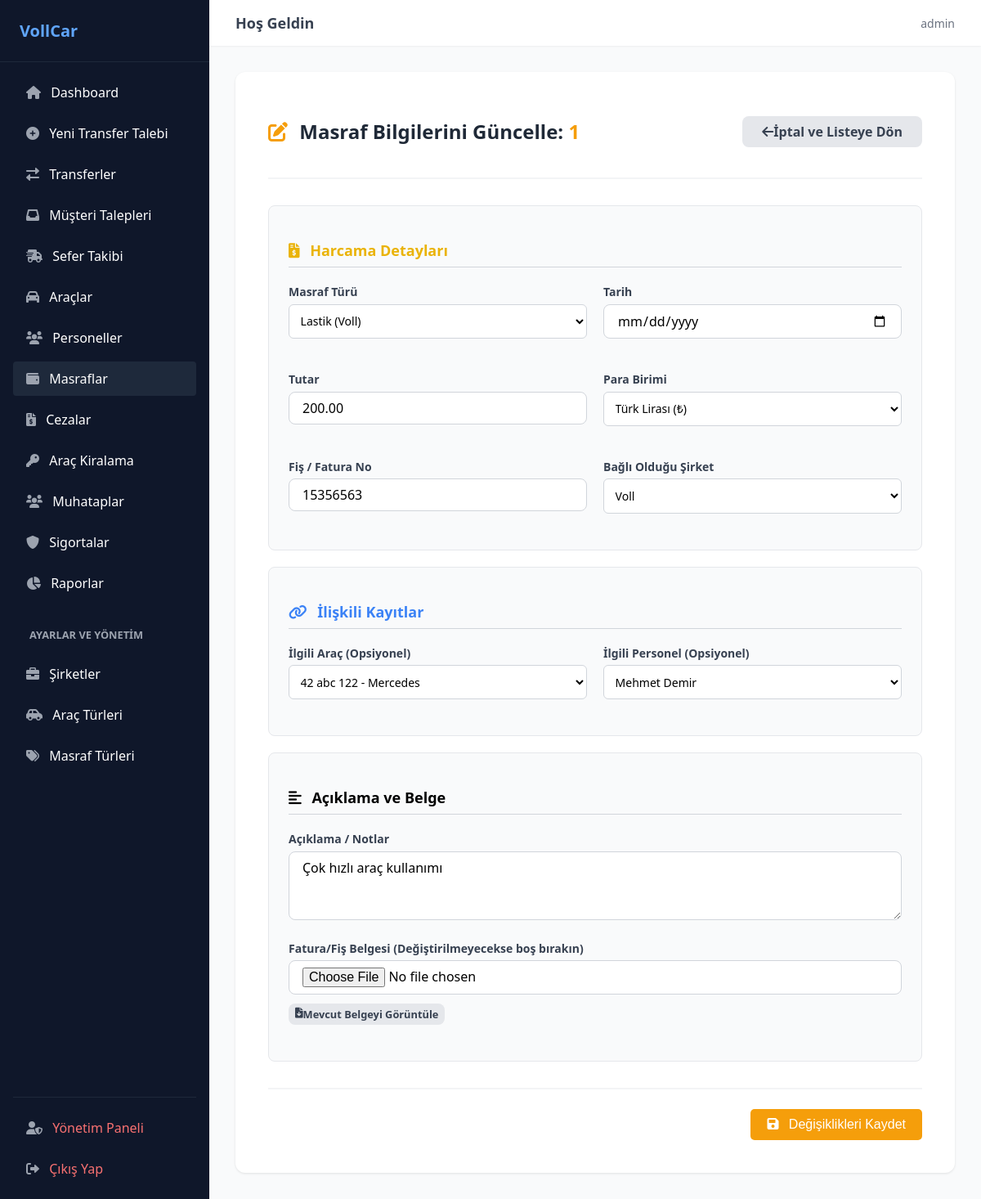
The app's page /masraflar/duzenle/1/ (signed in) with its own data.
### transfer/models.py (models this page shows, shortened)
class Masraf(models.Model):
    PARA_BIRIMLERI = [
        ('TRY', 'Türk Lirası (₺)'),
        ('USD', 'Dolar ($)'),
        ('EUR', 'Euro (€)'),
    ]
    firma = models.ForeignKey('Firma', on_delete=models.SET_NULL, null=True, blank=True, verbose_name="Şirket")
    arac = models.ForeignKey(Arac, on_delete=models.SET_NULL, null=True, blank=True, related_name='masraflar', verbose_name="İlgili Araç")
    personel = models.ForeignKey(Personel, on_delete=models.SET_NULL, null=True, blank=True, related_name='masraflar', verbose_name="İlgili Personel")
    masraf_turu = models.ForeignKey('MasrafTuru', on_delete=models.SET_NULL, null=True, blank=True, verbose_name="Masraf Türü")
    tarih = models.DateField(verbose_name="Masraf Tarihi")
    tutar = models.DecimalField(max_digits=10, decimal_places=2)
    para_birimi = models.CharField(max_length=5, choices=PARA_BIRIMLERI, default='TRY')
    fis_no = models.CharField(max_length=50, null=True, blank=True, verbose_name="Fiş / Fatura No")
    aciklama = models.TextField(null=True, blank=True, verbose_name="Açıklama / Detay")
    belge = models.FileField(upload_to='masraf_belgeleri/', null=True, blank=True, verbose_name="Fatura/Fiş Belgesi (PDF/Resim)")

### transfer/views.py (the view)
# urls.py: path('masraflar/duzenle/<int:id>/', staff_only(views.masraf_duzenle), name='masraf_duzenle'),
@login_required
def masraf_duzenle(request, id):
    masraf = get_object_or_404(Masraf, id=id)
    if request.method == 'POST':
        form = MasrafForm(request.POST, request.FILES, instance=masraf)
        if form.is_valid():
            form.save()
            return redirect('masraf_listesi')
    else:
        form = MasrafForm(instance=masraf)
    return render(request, 'transfer/masraf_duzenle.html', {'form': form, 'masraf': masraf})

### transfer/forms.py
class MasrafForm(forms.ModelForm):
    class Meta:
        model = Masraf
        fields = '__all__'
        widgets = {
            'tarih': forms.DateInput(attrs={'type': 'date', 'class': 'form-input'}),
            'aciklama': forms.Textarea(attrs={'class': 'form-input', 'rows': 3, 'placeholder': 'Masraf ile ilgili detaylı açıklama...'}),
            'belge': forms.FileInput(attrs={'class': 'form-input', 'accept': '.pdf,image/*'}) # Sadece resim ve PDF kabul et
        }
    def __init__(self, *args, **kwargs):
        super().__init__(*args, **kwargs)
        for field_name, field in self.fields.items():
            if field_name not in ['tarih', 'aciklama', 'belge']:
                if not isinstance(field.widget, forms.CheckboxInput):
                    field.widget.attrs['class'] = 'form-input'

### transfer/models.py (called while the page is built)
    def __str__(self):
        return self.ad

    def __str__(self):
        if self.ad and self.soyad:
            return f"{self.ad} {self.soyad}"
        return self.ad_soyad or "İsimsiz Personel"

    def __str__(self):
        return f"{self.tanimi} ({self.firma.ad})" if self.firma else self.tanimi

    def __str__(self):
        return f"{self.plaka} - {self.marka}"

### transfer/urls.py (called while the page is built)
def staff_only(view_func):
    return user_passes_test(lambda u: u.is_staff, login_url='transfer_listesi')(view_func)

### transfer/templates/transfer/masraf_duzenle.html (shortened to what this page needs)
{% extends "transfer/base.html" %}
{% block content %}
<div class="form-container">
    <div class="form-header">
        <h1 class="form-title"><i class="fas fa-edit mr-2" style="color:#f59e0b;"></i> Masraf Bilgilerini Güncelle: <span style="color:#f59e0b;">{{ masraf.id }}</span></h1>
        <a href="{% url 'masraf_listesi' %}" class="btn-gray">
            <i class="fas fa-arrow-left"></i> İptal ve Listeye Dön
        </a>
    </div>
    <form method="POST" enctype="multipart/form-data">
        <div class="form-section">
            <h3 class="section-title form-section-yellow"><i class="fas fa-file-invoice-dollar mr-2"></i> Harcama Detayları</h3>
            <div class="grid-2">
                <div class="form-group">
                    <label>Masraf Türü</label>
                    {{ form.masraf_turu }}
                </div>
                <div class="form-group">
                    <label>Tarih</label>
                    {{ form.tarih }}
                </div>
                <div class="form-group">
                    <label>Tutar</label>
                    {{ form.tutar }}
                </div>
                <div class="form-group">
                    <label>Para Birimi</label>
                    {{ form.para_birimi }}
                </div>
                <div class="form-group">
                    <label>Fiş / Fatura No</label>
                    {{ form.fis_no }}
                </div>
                <div class="form-group">
                    <label>Bağlı Olduğu Şirket</label>
                    {{ form.firma }}
                </div>
            </div>
        </div>
        <div class="form-section" style="margin-top:20px;">
            <h3 class="section-title form-section-blue"><i class="fas fa-link mr-2"></i> İlişkili Kayıtlar</h3>
            <div class="grid-2">
                <div class="form-group">
                    <label>İlgili Araç (Opsiyonel)</label>
                    {{ form.arac }}
                </div>
                <div class="form-group">
                    <label>İlgili Personel (Opsiyonel)</label>
                    {{ form.personel }}
                </div>
            </div>
        </div>
        <div class="form-section" style="margin-top:20px;">
            <h3 class="section-title form-section-gray"><i class="fas fa-align-left mr-2"></i> Açıklama ve Belge</h3>
            <div class="form-group full-width">
                <label>Açıklama / Notlar</label>
                {{ form.aciklama }}
            </div>
            <div class="form-group" style="margin-top:10px;">
                <label>Fatura/Fiş Belgesi (Değiştirilmeyecekse boş bırakın)</label>
                {{ form.belge }}
                {% if masraf.belge %}
                <div style="margin-top:10px;">
                    <a href="{{ masraf.belge.url }}" target="_blank" class="btn-gray" style="font-size:0.8rem; padding:4px 8px;">
                        <i class="fas fa-file-download mr-1"></i> Mevcut Belgeyi Görüntüle
                    </a>
                </div>
                {% endif %}
            </div>
        </div>
        <div class="form-footer">
            <button type="submit" class="btn-yellow btn-save" style="background:#f59e0b; color:white; border:none; padding:10px 20px; border-radius:5px; cursor:pointer; font-size:16px;">
                <i class="fas fa-save mr-2"></i> Değişiklikleri Kaydet
            </button>
        </div>
    </form>
</div>
{% endblock %}

### transfer/templates/transfer/base.html (shortened to what this page needs)
{% load static %}
<!DOCTYPE html>
<html lang="tr">
<head>
    <link rel="stylesheet" href="{% static 'transfer/css/style.css' %}">
    <link rel="stylesheet" href="https://cdnjs.cloudflare.com/ajax/libs/font-awesome/6.0.0/css/all.min.css">
</head>
<body>
    <div class="app-container">
        <aside class="sidebar" style="overflow-y: auto; height: 100vh;">
            <div class="sidebar-header">
                VollCar
            </div>
            <nav class="sidebar-nav">
                {% if request.user.is_staff %}
                <a href="{% url 'dashboard' %}" class="nav-link {% if request.resolver_match.url_name == 'dashboard' %}active{% endif %}">
                    <i class="fas fa-home"></i> Dashboard
                </a>
                {% endif %}
                <a href="{% url 'transfer_ekle' %}" class="nav-link {% if request.resolver_match.url_name == 'transfer_ekle' %}active{% endif %}">
                    <i class="fas fa-plus-circle"></i> Yeni Transfer Talebi
                </a>
                <a href="{% url 'transfer_listesi' %}" class="nav-link {% if request.resolver_match.url_name == 'transfer_listesi' %}active{% endif %}">
                    <i class="fas fa-exchange-alt"></i> Transferler
                </a>
                {% if request.user.is_staff %}
                <a href="{% url 'transfer_talep_listesi' %}" class="nav-link {% if request.resolver_match.url_name == 'transfer_talep_listesi' %}active{% endif %}">
                    <i class="fas fa-inbox"></i> Müşteri Talepleri
                </a>
                <a href="{% url 'sefer_listesi' %}" class="nav-link {% if request.resolver_match.url_name == 'sefer_listesi' %}active{% endif %}">
                    <i class="fas fa-shipping-fast"></i> Sefer Takibi
                </a>
                <a href="{% url 'arac_listesi' %}" class="nav-link {% if request.resolver_match.url_name == 'arac_listesi' or request.resolver_match.url_name == 'arac_ekle' %}active{% endif %}">
                    <i class="fas fa-car"></i> Araçlar
                </a>
                <a href="{% url 'personel_listesi' %}" class="nav-link {% if request.resolver_match.url_name == 'personel_listesi' or request.resolver_match.url_name == 'personel_ekle' %}active{% endif %}">
                    <i class="fas fa-users"></i> Personeller
                </a>
                <a href="{% url 'masraf_listesi' %}" class="nav-link {% if 'masraf' in request.resolver_match.url_name %}active{% endif %}">
                    <i class="fas fa-wallet"></i> Masraflar
                </a>
                <a href="{% url 'ceza_listesi' %}" class="nav-link {% if 'ceza' in request.resolver_match.url_name %}active{% endif %}">
                    <i class="fas fa-file-invoice-dollar"></i> Cezalar
                </a>
                <a href="{% url 'kiralama_listesi' %}" class="nav-link {% if 'kiralama' in request.resolver_match.url_name %}active{% endif %}">
                    <i class="fas fa-key"></i> Araç Kiralama
                </a>
                <a href="{% url 'muhatap_listesi' %}" class="nav-link {% if 'muhatap' in request.resolver_match.url_name %}active{% endif %}">
                    <i class="fas fa-users"></i> Muhataplar
                </a>
                <a href="{% url 'sigorta_listesi' %}" class="nav-link {% if 'sigorta' in request.resolver_match.url_name %}active{% endif %}">
                    <i class="fas fa-shield-alt"></i> Sigortalar
                </a>
                <a href="{% url 'raporlar_ana' %}" class="nav-link {% if 'rapor' in request.resolver_match.url_name %}active{% endif %}">
                    <i class="fas fa-chart-pie"></i> Raporlar
                </a>
                <div style="padding: 10px 20px; font-size: 0.8rem; color: #9ca3af; text-transform: uppercase; font-weight: bold; margin-top: 15px;">Ayarlar ve Yönetim</div>
                <a href="{% url 'firma_listesi' %}" class="nav-link {% if 'firma' in request.resolver_match.url_name %}active{% endif %}">
                    <i class="fas fa-briefcase"></i> Şirketler
                </a>
                <a href="{% url 'arac_turu_listesi' %}" class="nav-link {% if 'arac_turu' in request.resolver_match.url_name %}active{% endif %}">
                    <i class="fas fa-car-side"></i> Araç Türleri
                </a>
                <a href="{% url 'masraf_turu_listesi' %}" class="nav-link {% if 'masraf_turu' in request.resolver_match.url_name %}active{% endif %}">
                    <i class="fas fa-tags"></i> Masraf Türleri
                </a>
                {% endif %}
                <div class="bottom-nav">
                    {% if request.user.is_staff %}
                    <a href="/admin" target="_blank" class="nav-link admin-link">
                        <i class="fas fa-user-shield"></i> Yönetim Paneli
                    </a>
                    {% endif %}
                    <a href="{% url 'cikis_yap' %}" class="nav-link logout-link">
                        <i class="fas fa-sign-out-alt"></i> Çıkış Yap
                    </a>
                </div>
            </nav>
        </aside>
        <main class="main-content">
            <header class="top-header">
                <h2 class="header-title">Hoş Geldin</h2>
                <div class="user-actions">
                    <span class="user-info">{{ user.username }}</span>
                </div>
            </header>
            <div class="content-wrapper">
                {% block content %}
                {% endblock %}
            </div>
        </main>
    </div>
</body>
</html>

### transfer/static/transfer/css/style.css (style rules this page uses)
body { background-color: #f3f4f6; font-family: ui-sans-serif, system-ui, -apple-system, BlinkMacSystemFont, "Segoe UI", Roboto, "Helvetica Neue", Arial, sans-serif; -webkit-font-smoothing: antialiased; margin: 0; padding: 0; }
.app-container { display: flex; height: 100vh; overflow: hidden; }
.sidebar { width: 256px; background-color: #0f172a; color: white; flex-shrink: 0; display: flex; flex-direction: column; }
.sidebar-header { padding: 1.5rem; font-size: 1.25rem; font-weight: 700; border-bottom: 1px solid #1e293b; color: #60a5fa; }
.sidebar-nav { flex: 1; padding: 1rem; display: flex; flex-direction: column; gap: 0.5rem; }
.sidebar { scrollbar-width: thin; scrollbar-color: #3b82f6 transparent; }
.nav-link { display: block; padding: 0.625rem 1rem; border-radius: 0.25rem; transition: background-color 0.2s; color: white; text-decoration: none; }
.nav-link:hover, .nav-link.active { background-color: #1e293b; }
.nav-link i { margin-right: 0.5rem; color: #9ca3af; }
.bottom-nav { padding-top: 1rem; border-top: 1px solid #1e293b; margin-top: auto; }
.nav-link.admin-link, .nav-link.logout-link { color: #f87171; }
.nav-link.logout-link { margin-top: 0.5rem; }
.main-content { flex: 1; overflow-y: auto; background-color: #f9fafb; }
.top-header { background-color: white; box-shadow: 0 1px 2px 0 rgba(0, 0, 0, 0.05); padding: 1rem 2rem; display: flex; justify-content: space-between; align-items: center; }
.header-title { font-size: 1.125rem; font-weight: 600; color: #374151; margin: 0; }
.user-info { font-size: 0.875rem; color: #6b7280; }
.user-actions { display: flex; align-items: center; gap: 1rem; }
.content-wrapper { padding: 2rem; }
.form-group { margin-bottom: 1.25rem; }
.form-input, .form-group input:not([type="checkbox"]):not([type="radio"]), .form-group select, .form-group textarea { width: 100%; padding: 0.5rem 1rem; border: 1px solid #d1d5db; border-radius: 0.5rem; outline: none; transition: all 0.2s; box-sizing: border-box; font-family: inherit; font-size: 1rem; background-color: white; }
.btn-gray { background-color: #e5e7eb; color: #374151; padding: 0.5rem 1.5rem; border-radius: 0.5rem; text-decoration: none; display: inline-flex; align-items: center; justify-content: center; font-weight: 600; transition: background-color 0.2s; }
.form-container { max-width: 1200px; margin: 0 auto; background: white; padding: 2.5rem; border-radius: 0.75rem; box-shadow: 0 1px 3px rgba(0,0,0,0.1); }
.form-header { display: flex; justify-content: space-between; align-items: center; border-bottom: 2px solid #f3f4f6; padding-bottom: 1.5rem; margin-bottom: 2rem; }
.form-title { font-size: 1.5rem; font-weight: bold; color: #1f2937; }
.form-section-blue { color: #3b82f6; }
.form-section-yellow { color: #eab308; }
.form-footer { border-top: 2px solid #f3f4f6; padding-top: 1.5rem; margin-top: 2rem; display: flex; justify-content: flex-end; }
.btn-save { font-size: 1.125rem; padding: 0.75rem 2.5rem; }
.mr-2 { margin-right: 0.5rem; }
.form-group label { display: block; font-size: 0.875rem; font-weight: 600; color: #374151; margin-bottom: 0.35rem; }
.form-group input, .form-group select { width: 100%; padding: 0.6rem; border: 1px solid #d1d5db; border-radius: 0.375rem; font-size: 0.875rem; outline: none; transition: border-color 0.2s; }
.form-section { background: #f9fafb; padding: 1.5rem; border-radius: 0.5rem; border: 1px solid #e5e7eb; }
.section-title { font-size: 1.125rem; font-weight: bold; margin-bottom: 1.25rem; border-bottom: 1px solid #d1d5db; padding-bottom: 0.5rem; }
.grid-2 { display: grid; grid-template-columns: 1fr; gap: 1.25rem; }
@media (min-width: 768px) { .grid-2 { grid-template-columns: 1fr 1fr; } }
.full-width { grid-column: span 1; }
@media (min-width: 768px) { .full-width { grid-column: span 2; } }

### records on screen
Masraf: id "1", masraf_turu "Lastik (Voll)", tutar "200.00", para_birimi "Türk Lirası (₺)", fis_no "15356563", firma "Voll", arac "42 abc 122 - Mercedes", personel "Mehmet Demir", aciklama "Çok hızlı araç kullanımı"

### other values on screen
{{ user.username }} "admin"
